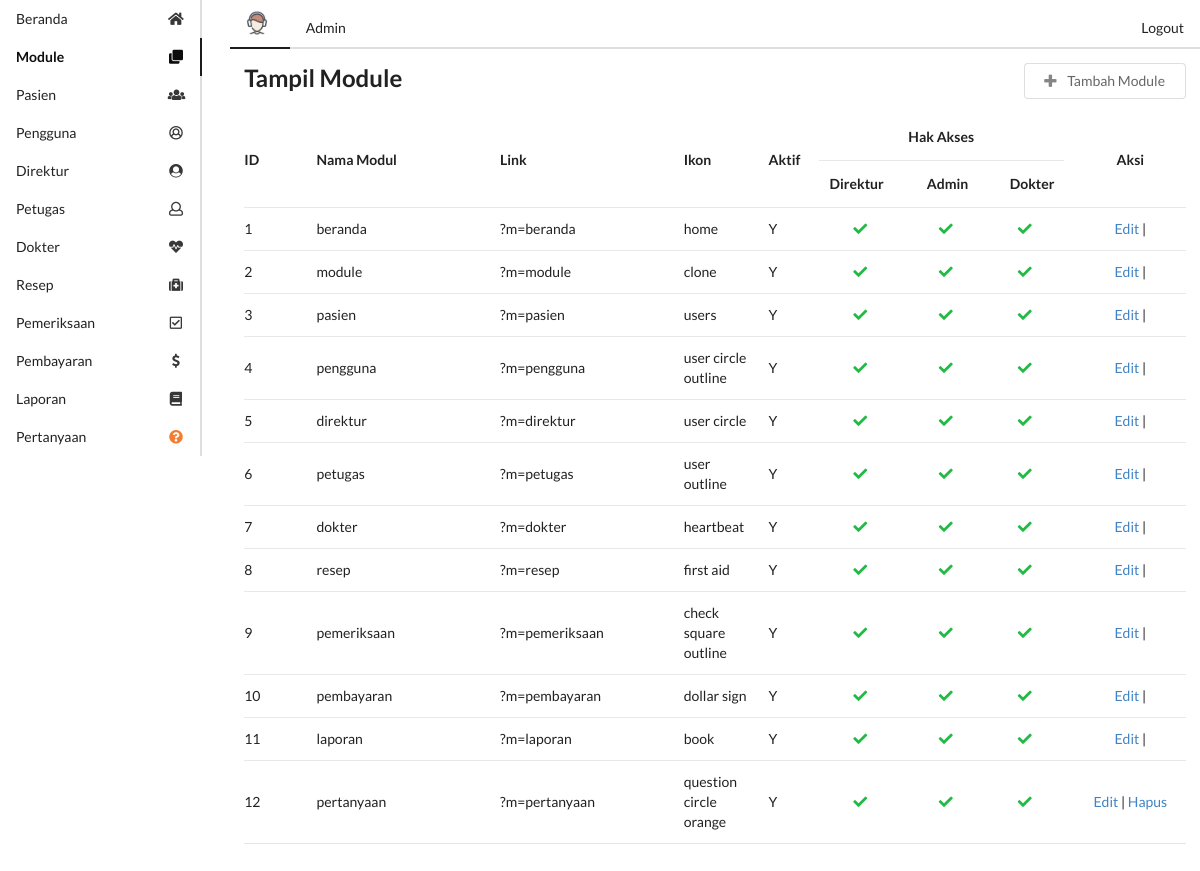
The page /u/media.php?m=module (signed in) on the database its author committed.
### tables this page shows
create table module(
    module_id int primary key auto_increment,
    module_name varchar(50) not null,
    link varchar(50),
    icon varchar(50),
    active enum('Y','N') not null default 'Y',
    access_director enum('Y','N'),
    access_admin enum('Y','N'),
    access_doctor enum('Y','N')
);

### config/functions.php (called while the page is built, shortened)
<?php
function dbConnect()
{
    $db = new mysqli("localhost", "root", "siswanto123321", "si_klinik");
    return $db;
}
function getListModule($status)
{
    if ($status == 'dirut') {
        $akses = 'access_director';
    } else if ($status == 'dokter') {
        $akses = 'access_doctor';
    } else {
        $akses = 'access_admin';
    }
    $db = dbConnect();
    if ($db->connect_errno == 0) {
        $res = $db->query("SELECT * FROM module WHERE active='Y' AND $akses='Y' ");
        if ($res) {
            $data = $res->fetch_all(MYSQLI_ASSOC);
            return $data;
        } else {
            return false;
        }
    } else {
        return false;
    }
}

### model/Module.php (called while the page is built, shortened)
<?php
class Module
{
    function getListModule()
    {
        $conn = dbConnect();
        if ($conn->connect_errno == 0) {
            $sql = "SELECT * FROM module";
            $res = $conn->query($sql);
            if ($res) {
                $data = $res->fetch_all(MYSQLI_ASSOC);
                return $data;
            } else {
                return false;
            }
        } else {
            return false;
        }
    }
}
?>

### u/module/mod_module/module.php (the view, shortened to what this page needs)
<?php
include "../model/Module.php";
$m = $_GET['m'];
$aksi = "module/mod_module/aksi_module.php";
$act = isset($_GET['act']) ? $_GET['act'] : '';
$module = new Module();
switch ($act) {
    default: ?>
        <div class="ui stackable grid container">
            <div class="twelve wide column">
                <h2 class="">Tampil Module</h2>
            </div>
            <div class="four wide column">
                <a onclick=window.location.href="<?php echo "?m=$m&act=tambah"; ?>"
                   class="ui basic button right floated">
                    <i class="icon plus"></i>
                    Tambah Module
                </a>
            </div>
            <div class="sixteen wide column">
                <table class="ui selectable very basic structured table">
                    <thead>
                    <tr>
                        <th class="one wide" rowspan="2">ID</th>
                        <th class="three wide" rowspan="2">Nama Modul</th>
                        <th class="three wide" rowspan="2">Link</th>
                        <th class="one wide" rowspan="2">Ikon</th>
                        <th class="one wide" rowspan="2">Aktif</th>
                        <th class="four wide center aligned" colspan="3">Hak Akses</th>
                        <th class="two wide center aligned" rowspan="2">Aksi</th>
                    </tr>
                    <tr>
                        <th class="center aligned">Direktur</th>
                        <th class="center aligned">Admin</th>
                        <th class="center aligned">Dokter</th>
                    </tr>
                    </thead>
                    <tbody>
                    <?php
                    $dataModule = $module->getListModule();
                    foreach ($dataModule as $data) {
                        echo "
                    <tr>
                        <td>$data[module_id]</td>
                        <td>$data[module_name]</td>
                        <td>$data[link]</td>
                        <td>$data[icon]</td>
                        <td>$data[active]</td>
                        <td class='center aligned'>";
                        if ($data['access_director'] == 'Y') {
                            echo "<i class='green checkmark icon'></i>";
                        }
                        echo "
                        </td>
                        <td class='center aligned'>";
                        if ($data['access_admin'] == 'Y') {
                            echo "<i class='green checkmark icon'></i>";
                        }
                        echo "
                        </td>
                        <td class='center aligned'>";
                        if ($data['access_doctor'] == 'Y') {
                            echo "<i class='green checkmark icon'></i>";
                        }
                        echo "
                        </td>
                        <td class='center aligned'>
                            <a href='?m=$m&act=edit&id=$data[module_id]'>Edit</a> | ";
                        if ($data['module_id'] > 11) {
                            echo "<a id='btn-delete' style='cursor: pointer;'
                                     onclick='deleteData(`$aksi?m=$m&act=hapus&id=$data[module_id]`,
                                                            `$data[module_id]`,
                                                            `$m <b>$data[module_name]</b> ? `)'>Hapus</a>";
                        }
                        echo "
                        </td>
                    </tr>";
                    } ?>
                    </tbody>
                </table>
            </div>
        </div>
        <?php
        break;
    case "tambah": ?>
        <?php
} ?>

### u/menu.php
<?php
if (empty($_SESSION['username']) && empty($_SESSION['password'])) {
    header("location:index.php?error=8");
} else {
    $dataModule = getListModule($_SESSION['status']);
    foreach ($dataModule as $data) {
        $module_name = str_replace(' ', '', strtolower($data['module_name']));
        ($_GET['m'] == $module_name) ? $active = "active" : $active = "";
        echo "<a href='$data[link]' class='item $active' style='text-transform:capitalize;'>
           <i class='$data[icon] icon'></i> $data[module_name]
        </a>";
    }
}

### rows shown on the page
module: module_name "Beranda", module_id "1", module_name "beranda", link "?m=beranda", icon "home", active "Y", access_director "Y" (drawn), access_admin "Y" (drawn), access_doctor "Y" (drawn)
module: module_name "Module", module_id "2", module_name "module", link "?m=module", icon "clone", active "Y", access_director "Y" (drawn), access_admin "Y" (drawn), access_doctor "Y" (drawn)
module: module_name "Pasien", module_id "3", module_name "pasien", link "?m=pasien", icon "users", active "Y", access_director "Y" (drawn), access_admin "Y" (drawn), access_doctor "Y" (drawn)
module: module_name "Pengguna", module_id "4", module_name "pengguna", link "?m=pengguna", icon "user circle outline", active "Y", access_director "Y" (drawn), access_admin "Y" (drawn), access_doctor "Y" (drawn)
module: module_name "Direktur", module_id "5", module_name "direktur", link "?m=direktur", icon "user circle", active "Y", access_director "Y" (drawn), access_admin "Y" (drawn), access_doctor "Y" (drawn)
module: module_name "Petugas", module_id "6", module_name "petugas", link "?m=petugas", icon "user outline", active "Y", access_director "Y" (drawn), access_admin "Y" (drawn), access_doctor "Y" (drawn)
module: module_name "Dokter", module_id "7", module_name "dokter", link "?m=dokter", icon "heartbeat", active "Y", access_director "Y" (drawn), access_admin "Y" (drawn), access_doctor "Y" (drawn)
module: module_name "Resep", module_id "8", module_name "resep", link "?m=resep", icon "first aid", active "Y", access_director "Y" (drawn), access_admin "Y" (drawn), access_doctor "Y" (drawn)
module: module_name "Pemeriksaan", module_id "9", module_name "pemeriksaan", link "?m=pemeriksaan", icon "check square outline", active "Y", access_director "Y" (drawn), access_admin "Y" (drawn), access_doctor "Y" (drawn)
module: module_name "Pembayaran", module_id "10", module_name "pembayaran", link "?m=pembayaran", icon "dollar sign", active "Y", access_director "Y" (drawn), access_admin "Y" (drawn), access_doctor "Y" (drawn)
module: module_name "Laporan", module_id "11", module_name "laporan", link "?m=laporan", icon "book", active "Y", access_director "Y" (drawn), access_admin "Y" (drawn), access_doctor "Y" (drawn)
module: module_name "Pertanyaan", module_id "12", module_name "pertanyaan", link "?m=pertanyaan", icon "question circle orange", active "Y", access_director "Y" (drawn), access_admin "Y" (drawn), access_doctor "Y" (drawn)

### other values the page prints
$_SESSION['status'] "Admin"
